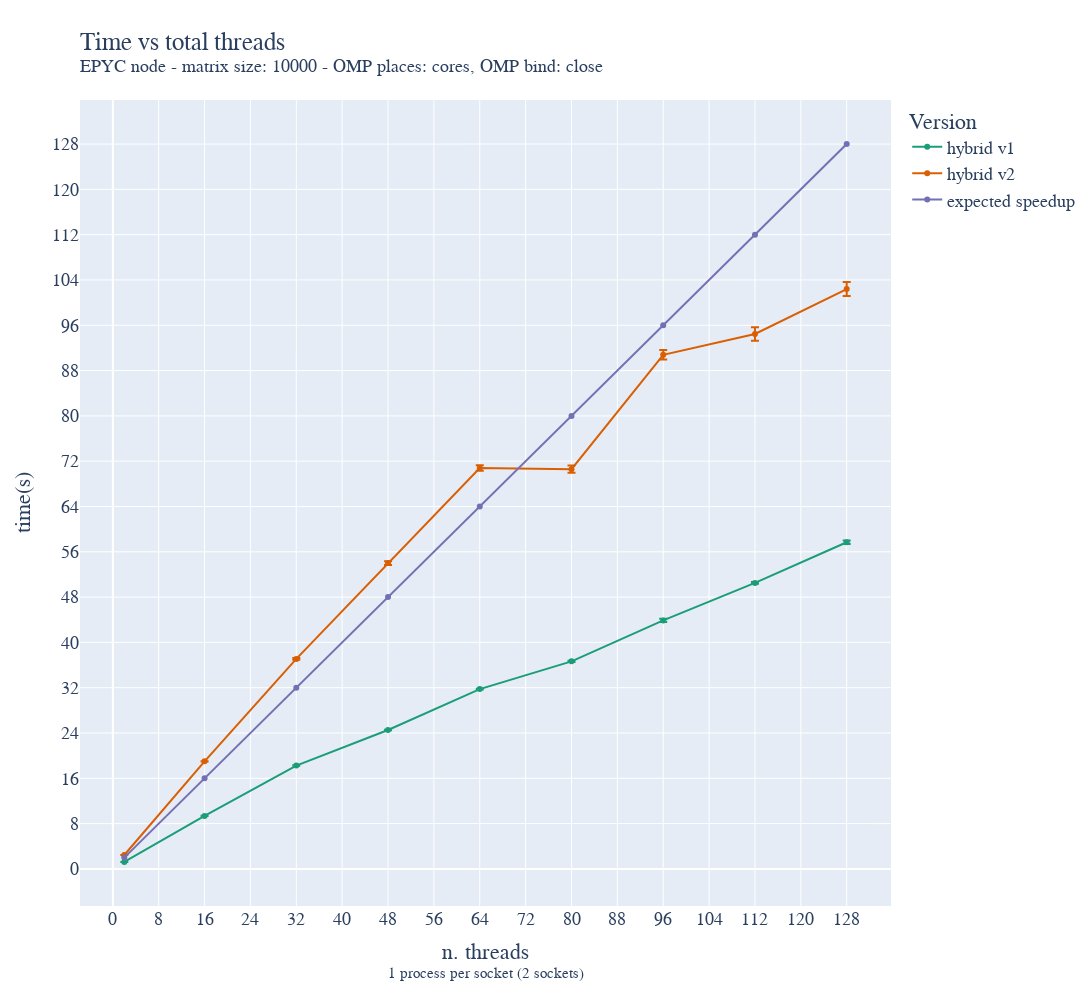

The code cell stored with this chart in its notebook:
### Code cell
strong_OMP_epyc_hybrid_static_small_grid_avg['speedup']=epyc_small_grid_ref/strong_OMP_epyc_hybrid_static_small_grid_avg["time"]["mean"]
strong_OMP_epyc_hybrid_static_small_grid_avg['expected_speedup']=strong_OMP_epyc_hybrid_static_small_grid_avg['total_nthreads']['mean']
strong_OMP_epyc_hybrid_static_small_grid_avg['speedup_err']=strong_OMP_epyc_hybrid_static_small_grid_avg["time"]["std"]*epyc_small_grid_ref/strong_OMP_epyc_hybrid_static_small_grid_avg["time"]["mean"]**2
fig = go.Figure()

fig.add_trace(go.Scatter(x=strong_OMP_epyc_hybrid_static_small_grid_avg["total_nthreads"]["mean"][:9], y=strong_OMP_epyc_hybrid_static_small_grid_avg["speedup"][:9], name='hybrid v1',
                         error_y=dict(
                             type="data",
                             array=strong_OMP_epyc_hybrid_static_small_grid_avg["speedup_err"][:9],
                             visible=True)))
fig.add_trace(go.Scatter(x=strong_OMP_epyc_hybrid_static_small_grid_avg["total_nthreads"]["mean"][9:], y=strong_OMP_epyc_hybrid_static_small_grid_avg["speedup"][9:], name='hybrid v2',
                         error_y=dict(
                             type="data",
                             array=strong_OMP_epyc_hybrid_static_small_grid_avg["speedup_err"][9:],
                             visible=True)))
fig.add_trace(go.Scatter(x=strong_OMP_epyc_hybrid_static_small_grid_avg["total_nthreads"]["mean"][9:], y=strong_OMP_epyc_hybrid_static_small_grid_avg["expected_speedup"][9:], name='expected speedup'))
fig.update_layout(
    title=go.layout.Title(
        text="Time vs total threads<br><sup>EPYC node - matrix size: 10000 - OMP places: cores, OMP bind: close</sup>",
        xref="paper",
        x=0,
    ),
    xaxis_title="n. threads<br><sup>1 process per socket (2 sockets)</sup>",
    xaxis = dict(
        tickmode = 'linear',
        tick0 = '0',
        dtick = '8'
    ),
    yaxis_title="time(s)",
    yaxis = dict(
        tickmode='linear',
        tick0='0',
        dtick='8'
    ),
    legend_title="Version",
    font=dict(
        family="Courier New, monospace",
        size=18,
    ),
    colorway=["#1b9e77","#d95f02","#7570b3"],
    autosize=False,
    width=1200,
    height=1000,
)
fig.show()
# fig.write_image("/home/andres/hpc/Foundations_of_HPC_2022/Assignment/my_assignment/report/images/strong_OMP_epyc_hybrid_small_grid_speedup.pdf", height=500, width=1000)

### Figure 1 — Plotly figure (JSON) as saved in the notebook; plotly's stock layout.template omitted (floating-point values rounded to 4 significant figures)
{"data": [{"error_y": {"array": [0.0004916, 0.01718, 0.04147, 0.04947, 0.07594, 0.1198, 0.2853, 0.1726, 0.3261], "type": "data", "visible": true}, "name": "hybrid v1", "type": "scatter", "x": [2, 16, 32, 48, 64, 80, 96, 112, 128], "y": [1.232, 9.353, 18.26, 24.53, 31.76, 36.65, 43.89, 50.51, 57.68]}, {"error_y": {"array": [0.0005826, 0.02815, 0.1422, 0.3442, 0.4906, 0.6553, 0.826, 1.2, 1.236], "type": "data", "visible": true}, "name": "hybrid v2", "type": "scatter", "x": [2, 16, 32, 48, 64, 80, 96, 112, 128], "y": [2.458, 19.01, 37.08, 54.0, 70.8, 70.6, 90.79, 94.47, 102.4]}, {"name": "expected speedup", "type": "scatter", "x": [2, 16, 32, 48, 64, 80, 96, 112, 128], "y": [2, 16, 32, 48, 64, 80, 96, 112, 128]}], "layout": {"autosize": false, "colorway": ["#1b9e77", "#d95f02", "#7570b3"], "font": {"family": "Courier New, monospace", "size": 18}, "height": 1000, "legend": {"title": {"text": "Version"}}, "title": {"text": "Time vs total threads<br><sup>EPYC node - matrix size: 10000 - OMP places: cores, OMP bind: close</sup>", "x": 0, "xref": "paper"}, "width": 1200, "xaxis": {"dtick": "8", "tick0": "0", "tickmode": "linear", "title": {"text": "n. threads<br><sup>1 process per socket (2 sockets)</sup>"}}, "yaxis": {"dtick": "8", "tick0": "0", "tickmode": "linear", "title": {"text": "time(s)"}}}}
